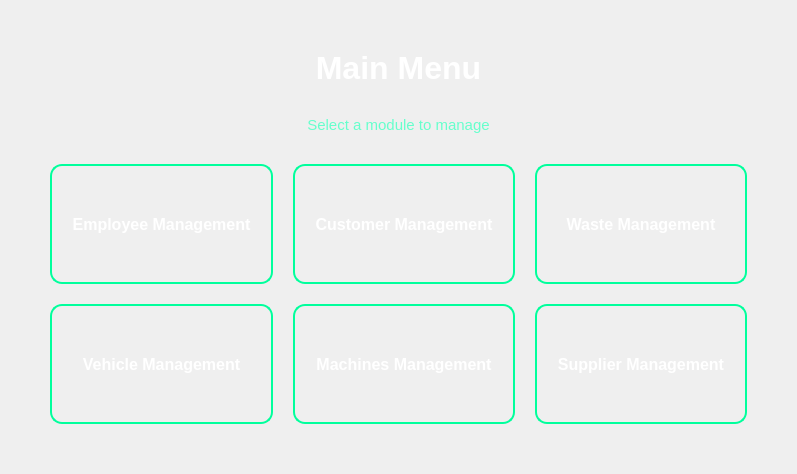
    <widget class="QWidget" name="main">
     <layout class="QVBoxLayout" name="mainMenuLayout">
      <property name="spacing">
       <number>30</number>
      </property>
      <property name="leftMargin">
       <number>50</number>
      </property>
      <property name="topMargin">
       <number>50</number>
      </property>
      <property name="rightMargin">
       <number>50</number>
      </property>
      <property name="bottomMargin">
       <number>50</number>
      </property>
      <item>
       <widget class="QLabel" name="mainMenuTitle">
        <property name="styleSheet">
         <string notr="true">QLabel {
    font-size: 32px;
    font-weight: 700;
    color: #ffffff;
    background: transparent;
    border: none;
}</string>
        </property>
        <property name="text">
         <string>Main Menu</string>
        </property>
        <property name="alignment">
         <set>Qt::AlignmentFlag::AlignCenter</set>
        </property>
       </widget>
      </item>
      <item>
       <widget class="QLabel" name="mainMenuSubtitle">
        <property name="styleSheet">
         <string notr="true">QLabel {
    font-size: 15px;
    color: #66ffcc;
    background: transparent;
    border: none;
}</string>
        </property>
        <property name="text">
         <string>Select a module to manage</string>
        </property>
        <property name="alignment">
         <set>Qt::AlignmentFlag::AlignCenter</set>
        </property>
       </widget>
      </item>
      <item>
       <layout class="QGridLayout" name="mainMenuGrid">
        <property name="spacing">
         <number>20</number>
        </property>
        <item row="0" column="0">
         <widget class="QPushButton" name="btnMenuEmployee">
          <property name="minimumSize">
           <size>
            <width>0</width>
            <height>120</height>
           </size>
          </property>
          <property name="styleSheet">
           <string notr="true">QPushButton {
    background: qlineargradient(x1:0, y1:0, x2:0, y2:1,
        stop:0 #0a1f18, stop:1 #081713);
    border: 2px solid #00ff9c;
    border-radius: 12px;
    padding: 30px 20px;
    color: #ffffff;
    font-size: 16px;
    font-weight: 600;
}

QPushButton:hover {
    background: qlineargradient(x1:0, y1:0, x2:0, y2:1,
        stop:0 #10352a, stop:1 #0a1f18);
    border: 2px solid #33ffcc;
}</string>
          </property>
          <property name="text">
           <string>Employee Management</string>
          </property>
         </widget>
        </item>
        <item row="0" column="1">
         <widget class="QPushButton" name="btnMenuCustomer">
          <property name="minimumSize">
           <size>
            <width>0</width>
            <height>120</height>
           </size>
          </property>
          <property name="styleSheet">
           <string notr="true">QPushButton {
    background: qlineargradient(x1:0, y1:0, x2:0, y2:1,
        stop:0 #0a1f18, stop:1 #081713);
    border: 2px solid #00ff9c;
    border-radius: 12px;
    padding: 30px 20px;
    color: #ffffff;
    font-size: 16px;
    font-weight: 600;
}

QPushButton:hover {
    background: qlineargradient(x1:0, y1:0, x2:0, y2:1,
        stop:0 #10352a, stop:1 #0a1f18);
    border: 2px solid #33ffcc;
}</string>
          </property>
          <property name="text">
           <string>Customer Management</string>
          </property>
         </widget>
        </item>
        <item row="0" column="2">
         <widget class="QPushButton" name="btnMenuWaste">
          <property name="minimumSize">
           <size>
            <width>0</width>
            <height>120</height>
           </size>
          </property>
          <property name="styleSheet">
           <string notr="true">QPushButton {
    background: qlineargradient(x1:0, y1:0, x2:0, y2:1,
        stop:0 #0a1f18, stop:1 #081713);
    border: 2px solid #00ff9c;
    border-radius: 12px;
    padding: 30px 20px;
    color: #ffffff;
    font-size: 16px;
    font-weight: 600;
}

QPushButton:hover {
    background: qlineargradient(x1:0, y1:0, x2:0, y2:1,
        stop:0 #10352a, stop:1 #0a1f18);
    border: 2px solid #33ffcc;
}</string>
          </property>
          <property name="text">
           <string>Waste Management</string>
          </property>
         </widget>
        </item>
        <item row="1" column="0">
         <widget class="QPushButton" name="btnMenuVehicle">
          <property name="minimumSize">
           <size>
            <width>0</width>
            <height>120</height>
           </size>
          </property>
          <property name="styleSheet">
           <string notr="true">QPushButton {
    background: qlineargradient(x1:0, y1:0, x2:0, y2:1,
        stop:0 #0a1f18, stop:1 #081713);
    border: 2px solid #00ff9c;
    border-radius: 12px;
    padding: 30px 20px;
    color: #ffffff;
    font-size: 16px;
    font-weight: 600;
}

QPushButton:hover {
    background: qlineargradient(x1:0, y1:0, x2:0, y2:1,
        stop:0 #10352a, stop:1 #0a1f18);
    border: 2px solid #33ffcc;
}</string>
          </property>
          <property name="text">
           <string>Vehicle Management</string>
          </property>
         </widget>
        </item>
        <item row="1" column="1">
         <widget class="QPushButton" name="btnMenuMachines">
          <property name="minimumSize">
           <size>
            <width>0</width>
            <height>120</height>
           </size>
          </property>
          <property name="styleSheet">
           <string notr="true">QPushButton {
    background: qlineargradient(x1:0, y1:0, x2:0, y2:1,
        stop:0 #0a1f18, stop:1 #081713);
    border: 2px solid #00ff9c;
    border-radius: 12px;
    padding: 30px 20px;
    color: #ffffff;
    font-size: 16px;
    font-weight: 600;
}

QPushButton:hover {
    background: qlineargradient(x1:0, y1:0, x2:0, y2:1,
        stop:0 #10352a, stop:1 #0a1f18);
    border: 2px solid #33ffcc;
}</string>
          </property>
          <property name="text">
           <string>Machines Management</string>
          </property>
         </widget>
        </item>
        <item row="1" column="2">
         <widget class="QPushButton" name="btnMenuSupplier">
          <property name="minimumSize">
           <size>
            <width>0</width>
            <height>120</height>
           </size>
          </property>
          <property name="styleSheet">
           <string notr="true">QPushButton {
    background: qlineargradient(x1:0, y1:0, x2:0, y2:1,
        stop:0 #0a1f18, stop:1 #081713);
    border: 2px solid #00ff9c;
    border-radius: 12px;
    padding: 30px 20px;
    color: #ffffff;
    font-size: 16px;
    font-weight: 600;
}

QPushButton:hover {
    background: qlineargradient(x1:0, y1:0, x2:0, y2:1,
        stop:0 #10352a, stop:1 #0a1f18);
    border: 2px solid #33ffcc;
}</string>
          </property>
          <property name="text">
           <string>Supplier Management</string>
          </property>
         </widget>
        </item>
       </layout>
      </item>
      <item>
       <spacer name="verticalSpacer_mainMenu">
        <property name="orientation">
         <enum>Qt::Orientation::Vertical</enum>
        </property>
        <property name="sizeHint" stdset="0">
         <size>
          <width>0</width>
          <height>0</height>
         </size>
        </property>
       </spacer>
      </item>
     </layout>
    </widget>
